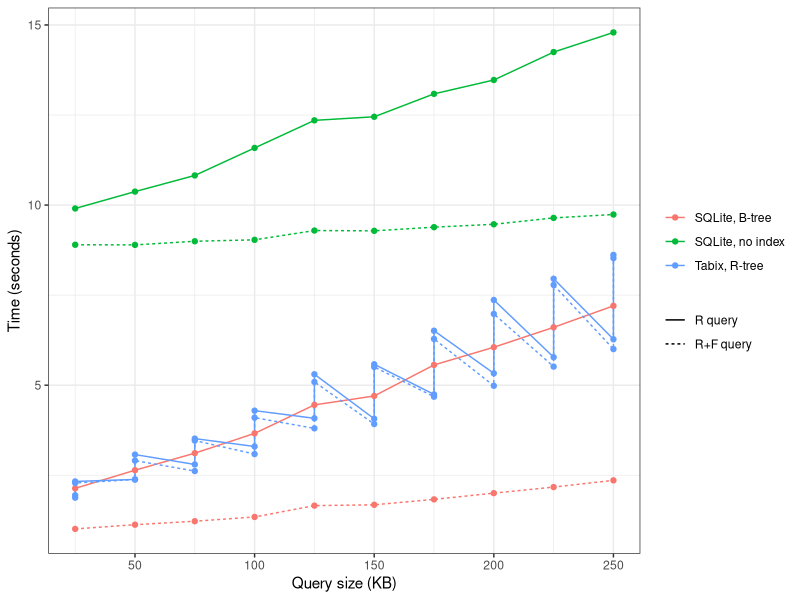

Recreate this plot in R.
#!/usr/bin/env Rscript

library('ggplot2')

m <- read.table('benchmark_25_10_snaptron_only.tsv', header=T, sep='\t')
m$Tabix <- grepl('Tabix', m$Query.Type)
m$Constrained <- factor(grepl('Constraint', m$Query.Type), labels=c('R query', 'R+F query'))
m$NoIndex <- grepl('NoIndex', m$Query.Type)
m$Type <- ifelse(m$Tabix, 'Tabix, R-tree', ifelse(m$NoIndex, 'SQLite, no index', 'SQLite, B-tree'))

pdf(file="benchmark_fig.pdf", height=4, width=5.5)
ggplot(m, aes(x=Query.Size, y=Query.Time, color=Type, linetype=Constrained)) + labs(x='Query size (KB)', y='Time (seconds)') + geom_line() + geom_point() + theme_bw() + theme(legend.title=element_blank())
dev.off()
